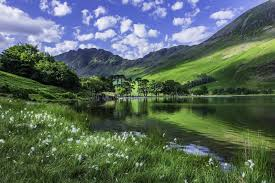
#> input picture images.jpg, 275 x 183 px, found by its file name
$ jupyter execute 4.ipynb
#> lines starting #> are read from the running program, lines starting #| are printed output that depends on the picture; after the words box and inside, x2 and y2 are one past the last pixel; in counts of white or black regions, pixels touching at a corner belong together
#> further down, image is the input picture: shape (183, 275, 3); mean B, G, R 93, 105, 87.7
[cell 1]
import cv2
import matplotlib.pyplot as plt
import numpy as np
from skimage.filters import threshold_otsu

def enhance_contrast_color(image):
    lab_image = cv2.cvtColor(image, cv2.COLOR_BGR2LAB)
#> lab_image: shape (183, 275, 3); mean of channels 0, 1, 2 107.8, 120.2, 133.3
    l_channel, a_channel, b_channel = cv2.split(lab_image)
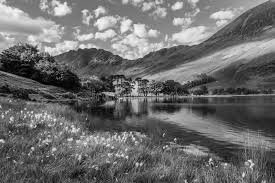
#> l_channel: shape (183, 275); min 0, max 252, mean 107.8
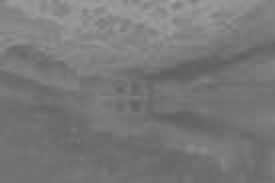
#> a_channel: shape (183, 275); min 94, max 162, mean 120.2
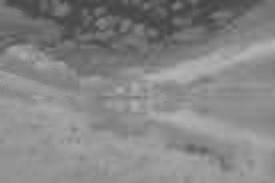
#> b_channel: shape (183, 275); min 62, max 180, mean 133.3
    clahe = cv2.createCLAHE(clipLimit=2.0, tileGridSize=(8, 8))
    l_channel = clahe.apply(l_channel)
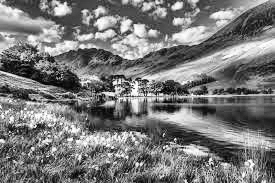
#> l_channel: shape (183, 275); min 1, max 255, mean 120.9
    enhanced_lab = cv2.merge([l_channel, a_channel, b_channel])
#> enhanced_lab: shape (183, 275, 3); mean of channels 0, 1, 2 120.9, 120.2, 133.3
    return cv2.cvtColor(enhanced_lab, cv2.COLOR_LAB2BGR)
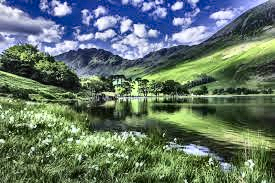
#> returned value: shape (183, 275, 3); mean B, G, R 105.1, 118.9, 100

def segment_image_color(image):
    gray_image = cv2.cvtColor(image, cv2.COLOR_BGR2GRAY)
    threshold = threshold_otsu(gray_image)
#> threshold = 122
    return (gray_image > threshold).astype(np.uint8) * 255
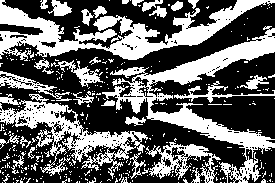
#> returned value: shape (183, 275); 39.6% white; 353 white regions (323 under 20 px), largest, box (x1, y1, x2, y2) and area: (0, 0, 275, 61) 5619, (102, 26, 275, 183) 5533, (0, 94, 148, 179) 3507

image = cv2.imread(r'C:\Users\VAISHALI\Downloads\CV\images.jpg')
if image is None:
    raise ValueError("Error: Could not load image")

enhanced_image = enhance_contrast_color(image)
segmented_image = segment_image_color(enhanced_image)

titles = ['Original Image', 'Enhanced Image', 'Segmented Image']
images = [
    cv2.cvtColor(image, cv2.COLOR_BGR2RGB),
    cv2.cvtColor(enhanced_image, cv2.COLOR_BGR2RGB),
    segmented_image
]

plt.figure(figsize=(15, 5))
for i, img in enumerate(images):
    plt.subplot(1, 3, i + 1)
    plt.imshow(img if i < 2 else img, cmap='gray')
    plt.title(titles[i])
    plt.axis('off')
#> this loop made 3 passes
plt.tight_layout()
plt.show()
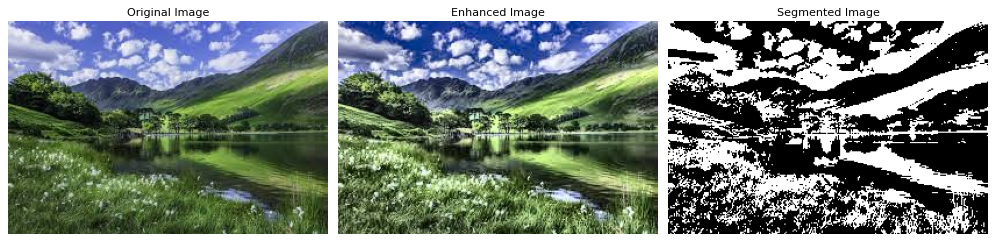
#> figure drawn by matplotlib, 3 panels

$ run again, with bottom_right.jpg copied over images.jpg
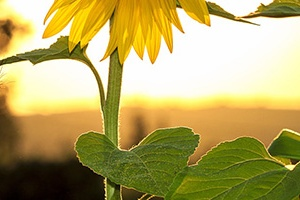
#> input picture bottom_right.jpg, 300 x 200 px, found by its file name
#> image is the input picture: shape (200, 300, 3); mean B, G, R 98.8, 166.6, 181.3
#> lab_image: shape (200, 300, 3); mean of channels 0, 1, 2 171.9, 125.8, 162.8
#> enhanced_lab: shape (200, 300, 3); mean of channels 0, 1, 2 166.7, 125.8, 162.8
#> threshold = 165
#> in segment_image_color, `return (gray_image > threshold).astype(np.uint8) * 255`:
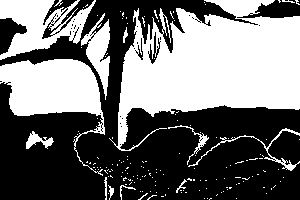
#> returned value: shape (200, 300); 44.4% white; 165 white regions (153 under 20 px), largest, box (x1, y1, x2, y2) and area: (109, 0, 300, 151) 16358, (0, 59, 105, 176) 4932, (0, 0, 96, 60) 2926
#> the loop `for i, img in enumerate(images):` made 3 passes
#> `plt.show()`:
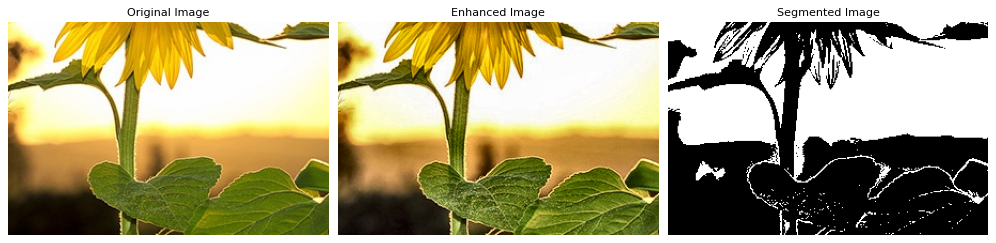
#> figure drawn by matplotlib, 3 panels
